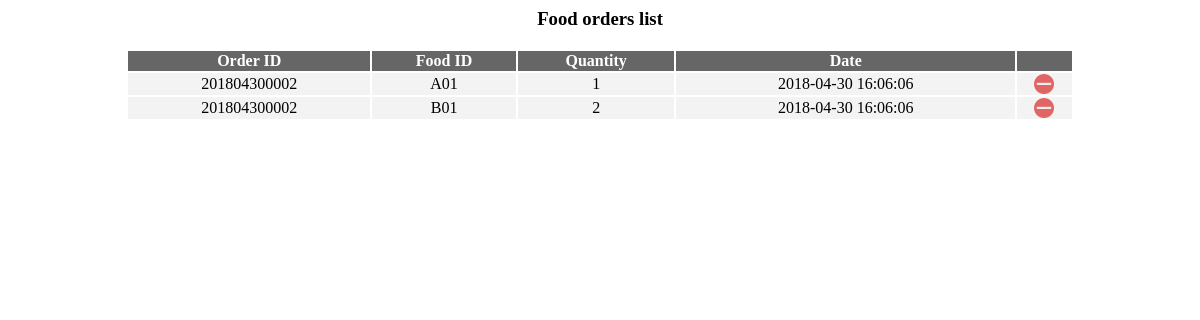
Screenshot of /functions/get_orders.php with the database file from the repository.
### tables this page shows
CREATE TABLE `orders_record` (
  `food_id` varchar(3) NOT NULL,
  `order_id` varchar(12) NOT NULL,
  `quantity` int(3) NOT NULL,
  `order_date` datetime NOT NULL,
  `finished` tinyint(1) NOT NULL DEFAULT '0'
);

### functions/get_orders.php (the view, shortened to what this page needs)
<!DOCTYPE>
<html>
	<head>
		<link rel="stylesheet" href="/css/table.css">
	</head>
	<body>
		<div style="margin:auto;text-align:center;width:80%">
			<h3>Food orders list</h3>
		</div>
		<?php
		include($_SERVER['DOCUMENT_ROOT'].'/connect.php');
		$sql = "SELECT * FROM orders_record";
		$result = mysqli_query($conn, $sql);
		if ($result){
			echo '
			<table style="margin:auto;width:80%" />
			<thead>
			<tr>
				<th align="center">Order ID</th>
				<th align="center">Food ID</th>
				<th align="center">Quantity</th>
				<th align="center">Date</th>
				<th align="center"></th>
			</tr>
			</thead>
			<tbody>
			';
			while ($row = mysqli_fetch_array($result, MYSQLI_ASSOC)){
				if ($row['finished'] == 0) {
					echo '<tr><td align="center" />'.$row['order_id'].'<td align="center" />'.$row['food_id'].
					'<td align="center" />'.$row['quantity'].'<td align="center" />'.$row['order_date'].
					'<td align="center"><input class="drop" type="image" src="/image/drop.png"></td>'.
					'</tr>';
				} else {
				}
			}
			echo '</tbody></table>';
		} else {
			echo "<script>alert ('Fetch result error')</script>";
		}
		?>
	</body>
</html>

### css/table.css (style rules this page uses)
.drop { display: block; width: 20px; height: 20px; }
th { background-color: #666666; color: white; }
td { background-color: #f3f3f3; color: #000000; }

### rows the page displays
orders_record: order "201804300002", food "A01", quantity "1", order_date "2018-04-30 16:06:06"
orders_record: order "201804300002", food "B01", quantity "2", order_date "2018-04-30 16:06:06"
